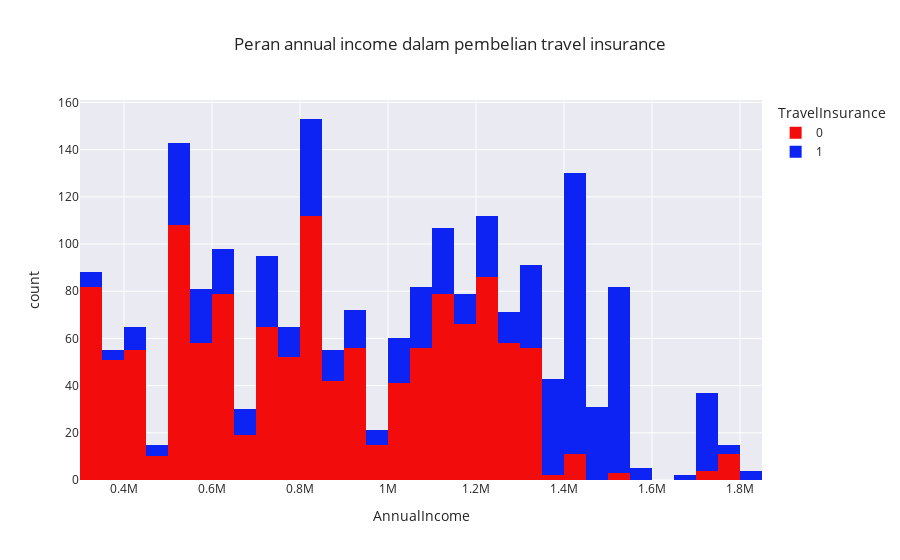

The cell this chart's notebook holds for it:
### Markdown cell above
**Dari grafik terlihat jelas bahwa kelompok orang yang berusia di bawah atau sama dengan 26 tahun lebih tertarik untuk membeli asuransi, sedangkan orang yang berusia antara 27-32 tahun tidak terlalu tertarik untuk membeli asuransi perjalanan. Namun, orang-orang yang berusia di atas 32 tahun hingga 35 tahun masih tertarik untuk membeli asuransi.**

**Seperti yang kita ketahui bahwa orang yang memiliki pendapatan tahunan lebih tinggi dari 1,3 juta rupiah lebih mungkin untuk membeli Travel Insurance. Pada saat pre-processing data, kita akan memeriksa berapa usia orang-orang yang berpenghasilan lebih dari 1,3 juta sebagai pendapatan tahunan mereka.**

### Code cell
import plotly.express as px
fig = px.histogram(df, x='AnnualIncome', color='TravelInsurance', color_discrete_map={1:'#0C23F3' , 0: '#F30C0C'}, 
                   title='Peran annual income dalam pembelian travel insurance', template='seaborn')
fig.show()

### Figure 1 — Plotly figure (JSON) as saved in the notebook; plotly's stock layout.template omitted (floating-point values rounded to 4 significant figures; data arrays with more than 128 entries replaced by an {"elided": "..."} marker saying what was removed)
{"data": [{"alignmentgroup": "True", "bingroup": "x", "hovertemplate": "TravelInsurance=0<br>AnnualIncome=%{x}<br>count=%{y}<extra></extra>", "legendgroup": "0", "marker": {"color": "#F30C0C", "pattern": {"shape": ""}}, "name": "0", "offsetgroup": "0", "orientation": "v", "showlegend": true, "type": "histogram", "x": {"elided": "1277 int values"}, "xaxis": "x", "yaxis": "y"}, {"alignmentgroup": "True", "bingroup": "x", "hovertemplate": "TravelInsurance=1<br>AnnualIncome=%{x}<br>count=%{y}<extra></extra>", "legendgroup": "1", "marker": {"color": "#0C23F3", "pattern": {"shape": ""}}, "name": "1", "offsetgroup": "1", "orientation": "v", "showlegend": true, "type": "histogram", "x": {"elided": "710 int values"}, "xaxis": "x", "yaxis": "y"}], "layout": {"barmode": "relative", "legend": {"title": {"text": "TravelInsurance"}, "tracegroupgap": 0}, "title": {"text": "Peran annual income dalam pembelian travel insurance"}, "xaxis": {"anchor": "y", "domain": [0, 1], "title": {"text": "AnnualIncome"}}, "yaxis": {"anchor": "x", "domain": [0, 1], "title": {"text": "count"}}}}
